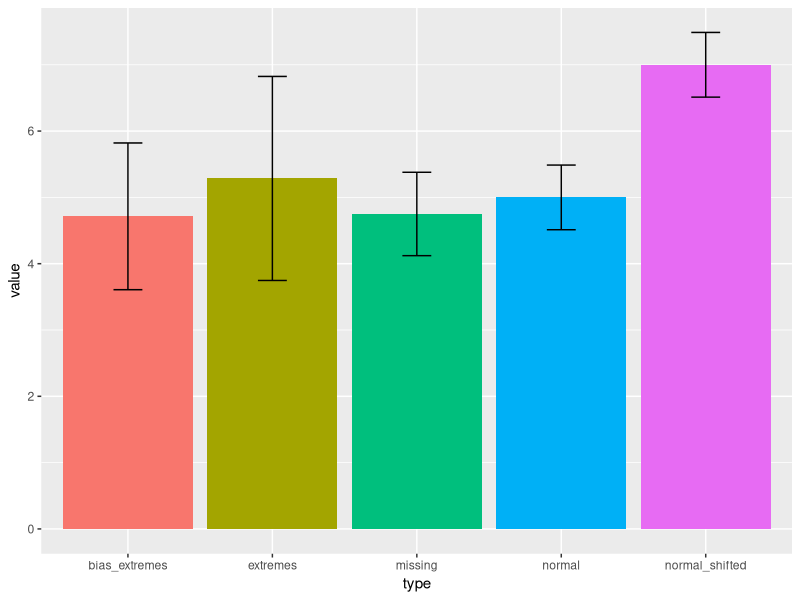
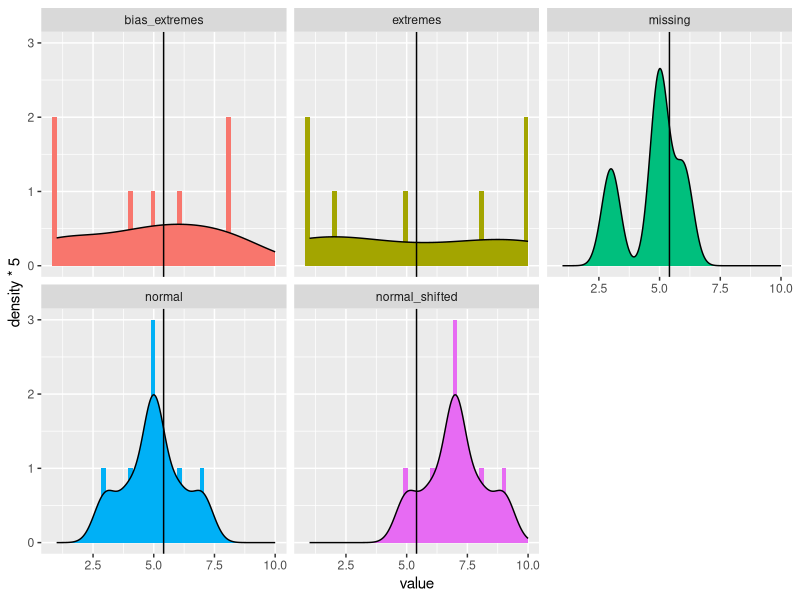
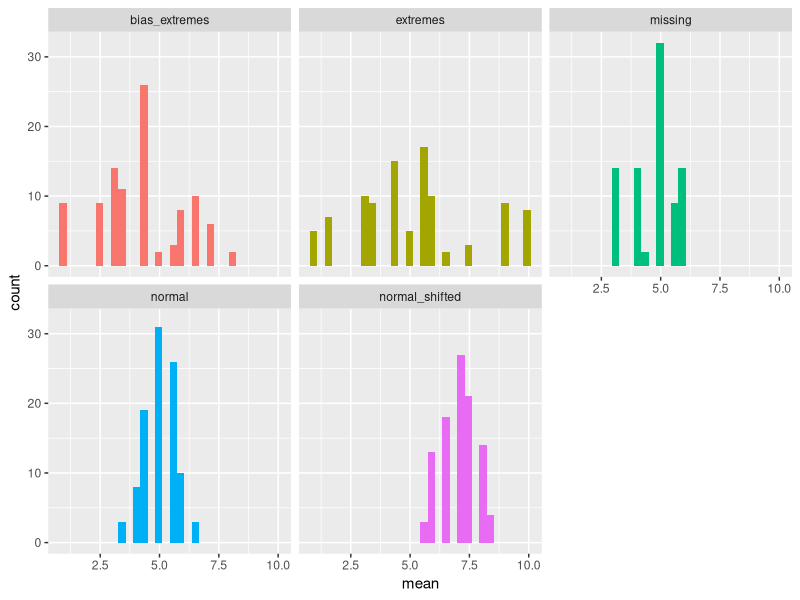
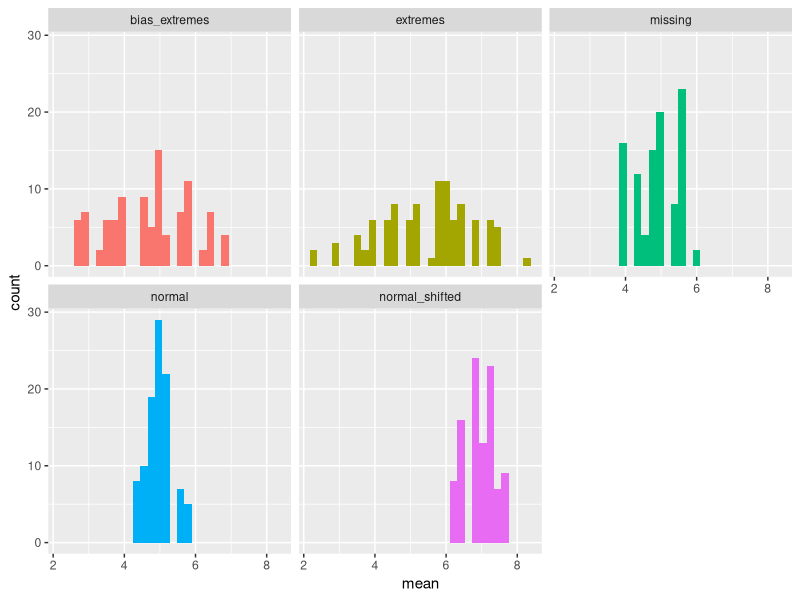

These charts were generated, in order, by the following R code:
## ---- chunk 1
library(ggplot2)
library(dplyr)
library(knitr)
normal <-  c(3,4,5,5,5,6,7)
normal_shifted <- c(5,6,7,7,7,8,9)
extremes <- c(1,1,2,5,8,10,10)
bias_extremes <- c(1,1,4,5,6,8,8)
missing <- c(3,NA,5,5,NA,6,NA)
N <- 7
types <- c(rep("normal", 7), 
           rep("normal_shifted", 7), 
           rep("extremes", 7), 
           rep("bias_extremes", 7), 
           rep("missing", 7))

values <- c(normal, normal_shifted, extremes, bias_extremes, missing)
mean(values, na.rm = T)

df <- data.frame(value=values, type=types)

sample_data <- function(data, n_sample){
  selected <- c()
  for(i in 0:4){
    selected <- c(selected, sample(1:N, n_sample) + N*i)
  }
  sampled_data <- data[selected,]
  ls <- list()
  ls$mean <- mean(sampled_data$value, na.rm = T)
  ls$mean_plot <- ggplot(sampled_data, aes(type, value, fill=type)) + stat_summary(fun.y="mean", geom="bar") + 
    stat_summary(geom = "errorbar", fun.data = mean_se, position = "dodge", width=0.2) + 
    guides(fill=FALSE)
  ls$hist_plot <- ggplot(sampled_data, aes(value, fill=type)) + geom_histogram(bins=50) + geom_density(aes(y=..density..*5)) + 
    facet_wrap(~type) + geom_vline(xintercept = ls$mean) + guides(fill=FALSE)
  ls$data <- sampled_data
  return(ls)
}
ls_all <- sample_data(df, 7)
## ---- chunk 2
ls_all$mean_plot
true_mean <- ls_all$data %>% group_by(type) %>%  summarize(true_mean=mean(value, na.rm = T))
kable(true_mean)
## ---- chunk 3
ls_all$hist_plot
## ---- chunk 4
ls_2 <- list()
n_sample <-  2
df_2_all_data <- data.frame(value=c(), type=c(), sample=c())
for(i in 1:100){
  ls_2[[i]] <- sample_data(df,n_sample)
  new_data <- ls_2[[i]]$data
  new_data$sample <- rep(i, n_sample)
  df_2_all_data <- rbind(df_2_all_data, new_data)
}
## ---- chunk 5
means_2 <- df_2_all_data %>% group_by(sample, type) %>% summarize(mean=mean(value, na.rm=T))
ggplot(means_2, aes(mean, fill=type)) + geom_histogram(bins=30) + facet_wrap(~type) + guides(fill=F)
true_mean
range_2 <- means_2 %>% group_by(type) %>% summarize(min=min(mean, na.rm = T), max = max(mean, na.rm=T), mean=mean(mean, na.rm=T))
range_2 <- merge(range_2, true_mean, by="type")
kable(range_2)
## ---- chunk 6
ls_2 <- list()
n_sample <-  4
df_2_all_data <- data.frame(value=c(), type=c(), sample=c())
for(i in 1:100){
  ls_2[[i]] <- sample_data(df,n_sample)
  new_data <- ls_2[[i]]$data
  new_data$sample <- rep(i, n_sample)
  df_2_all_data <- rbind(df_2_all_data, new_data)
}
## ---- chunk 7
means_2 <- df_2_all_data %>% group_by(sample, type) %>% summarize(mean=mean(value, na.rm=T))
ggplot(means_2, aes(mean, fill=type)) + geom_histogram(bins=30) + facet_wrap(~type) + guides(fill=F)
range_2 <- means_2 %>% group_by(type) %>% summarize(min=min(mean, na.rm = T), max = max(mean, na.rm=T), mean=mean(mean, na.rm=T))
range2 <- merge(range_2, true_mean, by="type")
kable(range_2)
